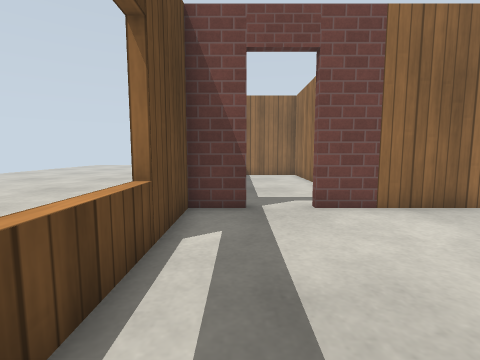
[1] (above)

18 first-person views from a walk through a world built for the Gazebo simulator. The camera is 0.72 m above the floor, tilts 6° down and sees 85° across. The floor is counted in squares, 0.5 m on a side. Each view is taken from the middle of a square. On the plan, view 1 faces up. The plan holds only what a view shows up to about 13 squares ahead; the rest is blank. The place goes on beyond the plan. Simple patterns stand in for the simulator's built-in surfaces.

[2]
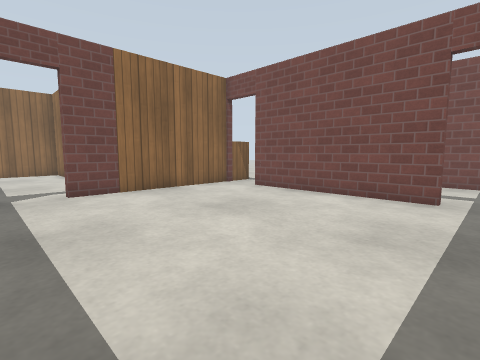

[3]
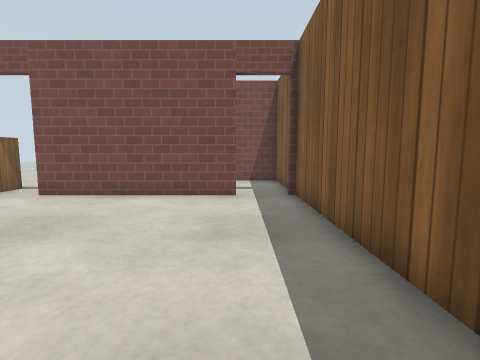

[4]
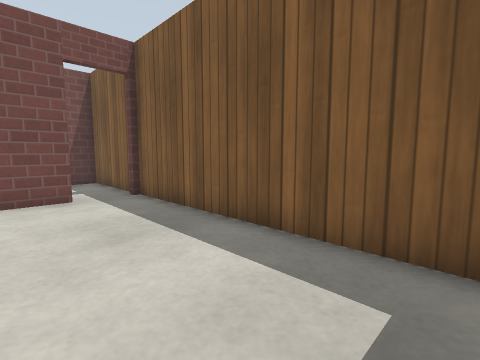

[5]
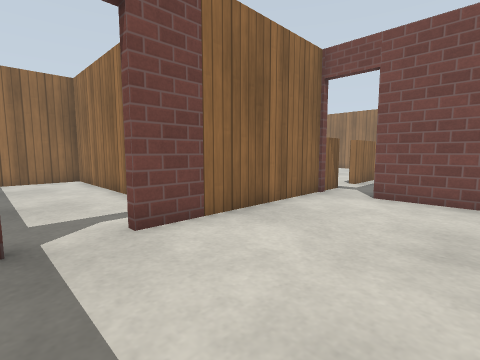

[6]
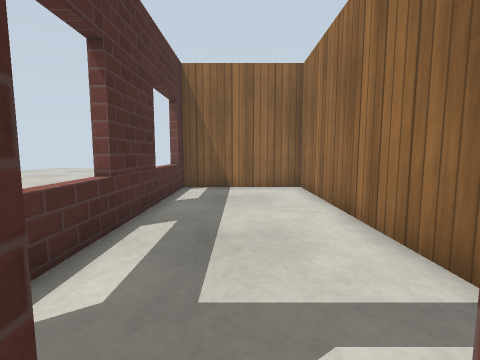

[7]
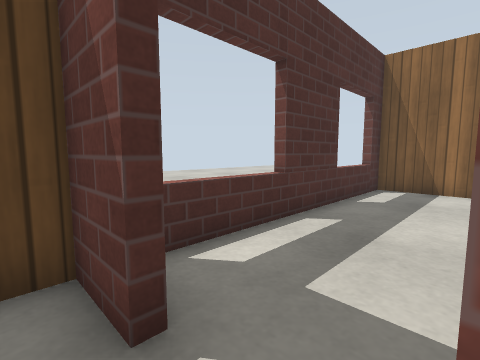

[8]
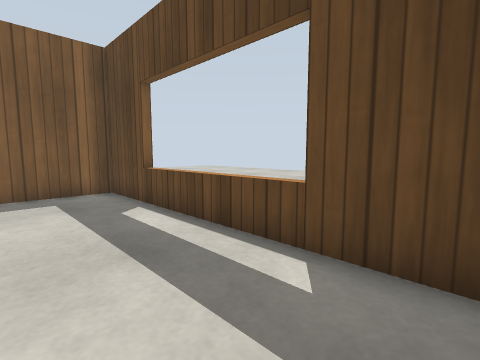

[9]
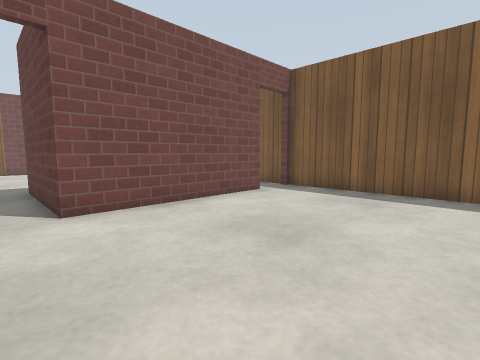

[10]
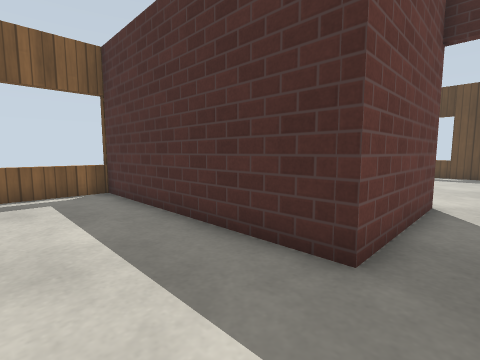

[11]
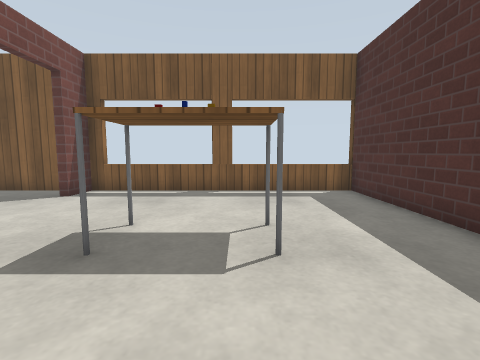

[12]
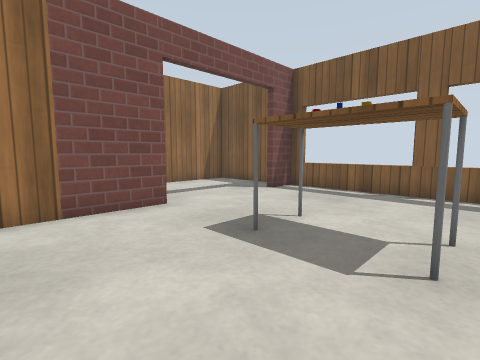

[13]
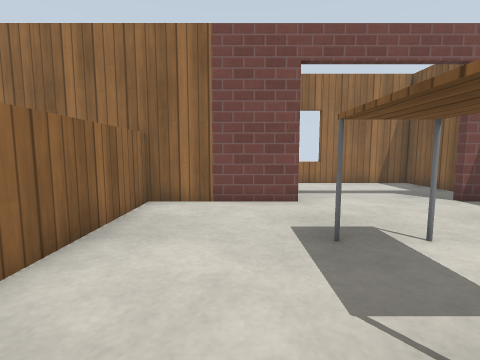

[14]
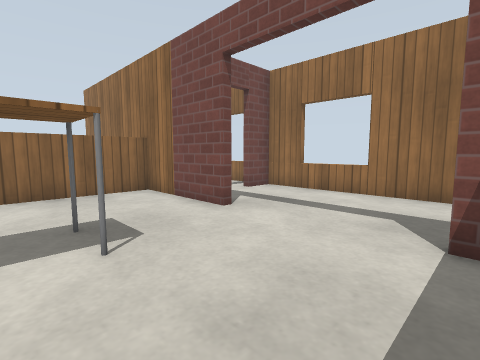

[15]
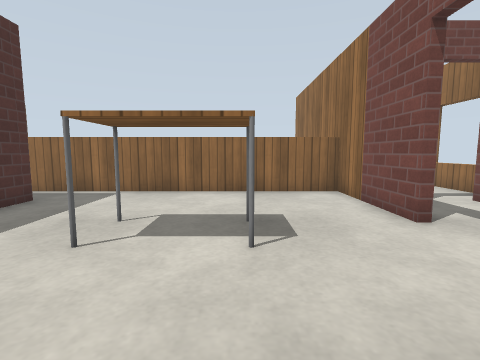

[16]
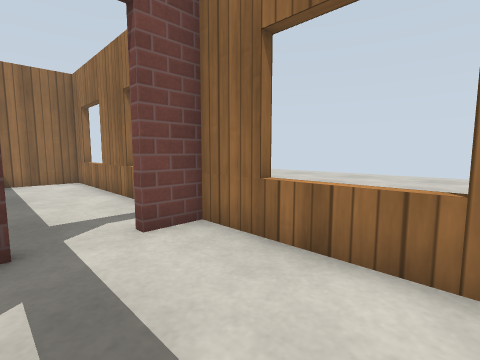

[17]
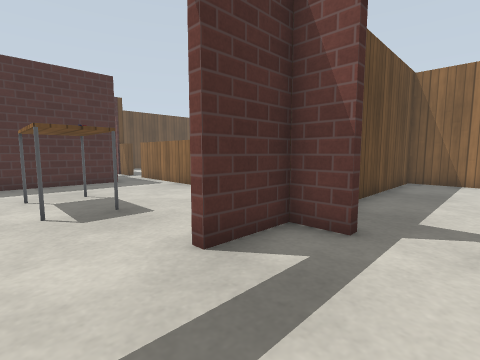

[18]
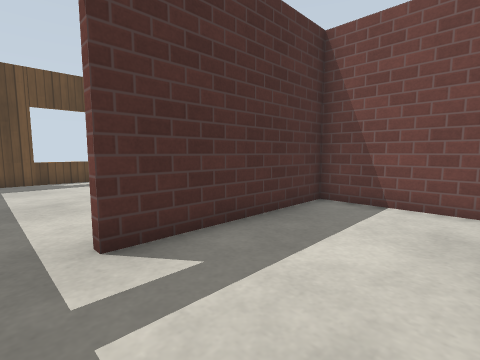

### Floor plan
Points are (right, up) in squares from view 1. A wall is a line through its corners. A room is listed if a view was taken in it or the views show most of it. See-through windows are left out.
Room 1 (views 1, 2, 3, 4, 5, 6, 7, 8, 9)
walls: (0.2, 6.7) (-1.3, 6.7) (-1.3, -3.9) (8.8, -3.9); (8.7, -1.9) (8.7, 4.8); (9, 6.7) (1.9, 6.7)
ways out: open door at (9, 5.5) to room 2; open door at (9, -2.5) to room 4; open door at (1.5, 7) to room 5
Room 2 (views 10, 11, 12, 13, 14, 15)
walls: (23.7, 2.2) (23.7, 6.9); (13.6, -3.9) (23.7, -3.9) (23.7, -2.5); (10.5, 6.7) (9, 6.7); (8.7, 4.8) (13.7, 4.8) (13.7, -4.2)
low walls: (23.8, 6.7) (12.1, 6.7)
ways out: open door at (9, 5.5) to room 1; open door at (24, 0) to room 3; opening at (11, 7)
objects: table (18, 1) to (20, 2); other object (18, 2); other object (19, 2)
Room 3 (views 16, 17)
walls: (28.3, 0.2) (28.8, 0.2); (28.8, 2.9) (28.3, 2.9); (25.3, 4.5) (24, 4.5) (24, 2.2); (24.9, -3.9) (28.4, -3.9) (28.4, 4.5) (27, 4.5)
ways out: open door at (24, 0) to room 2; open door at (26.5, 5) to room 6
Room 4 (view 18)
walls: (9.1, -3.9) (13.5, -3.9) (13.5, -1.2); (12.8, 4.5) (9.1, 4.5) (9.1, -1.9)
ways out: open door at (9, -2.5) to room 1
Room 5 (no view inside)
walls: (3.6, 8.6) (3.6, 16.9) (-1.3, 16.9) (-1.3, 7.7)
ways out: open door at (1.5, 7) to room 1
Room 6 (no view inside)
walls: (28.8, 8.5) (28.3, 8.5); (28.4, 6) (28.4, 14.2) (24, 14.2) (24, 8.1); (28.8, 13.1) (28.3, 13.1)
ways out: open door at (26.5, 5) to room 3

Where each view was taken, in squares from view 1:
view 1: 0 up, 0 right, facing up
view 2: 3 down, 0 right, facing up-right
view 3: 2 down, 0 right, facing right
view 4: 0 up, 0 right, facing down-right
view 5: 2 up, 0 right, facing up-right
view 6: 6 up, 1 right, facing up
view 7: 6 up, 2 right, facing up-left
view 8: 6 up, 2 right, facing down-left
view 9: 6 up, 2 right, facing down-right
view 10: 6 up, 17 right, facing down-left
view 11: 6 up, 18 right, facing down
view 12: 6 up, 17 right, facing down-right
view 13: 4 up, 16 right, facing right
view 14: 3 down, 19 right, facing up-right
view 15: 3 down, 20 right, facing up
view 16: 0 up, 25 right, facing up-right
view 17: 0 up, 27 right, facing up-left
view 18: 3 down, 13 right, facing up-left
